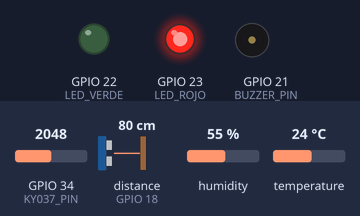
A sketch run on a simulated ESP32. On the bench: output pins drawn as LEDs (lit = HIGH), buzzer (waves = sounding). Wiring (inferred from the names in the program): ultrasonic range finder: trigger GPIO 5; echo GPIO 18. The inputs (shaded band) are chosen by the test bench; at power-on: distance to the obstacle (sensor on GPIO 18) 80 cm, GPIO 34 (KY037_PIN) = 2048, humidity 55 %, temperature 24 °C. The echo pulse lasts 58.3 µs per cm; WiFi joins after 1.5 s; servers stay silent unless stated; the local clock reads 2024-03-15 10:24:30 at power-on unless the sketch sets it; pins used as bus, display or sensor lines are not drawn; what the sketch prints to the serial monitor is not drawn.

Above: at 2.7 s.
2.8 s: distance to the obstacle (sensor on GPIO 18) set to 119 cm
6.3 s: distance to the obstacle (sensor on GPIO 18) set to 125 cm
At 8.0 s:
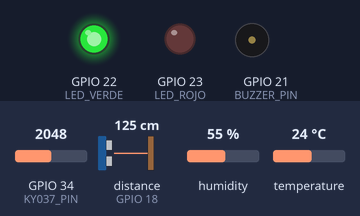
8.3 s: GPIO 34 (KY037_PIN) set to 3451
9.8 s: GPIO 34 (KY037_PIN) set to 3528
At 10.4 s:
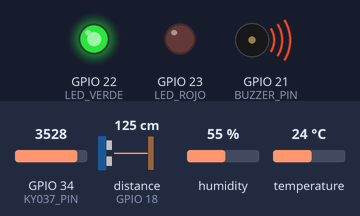
14.5 s: GPIO 34 (KY037_PIN) set to 3460
At 15.1 s:
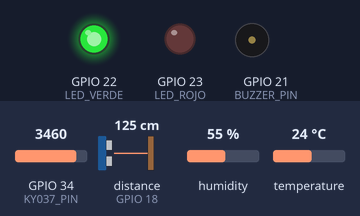
16.0 s: distance to the obstacle (sensor on GPIO 18) set to 9 cm
At 16.63 s:
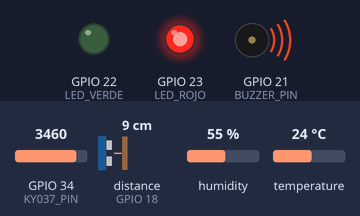
Timing chart, 0 to 19.6 s (numbered marks = the images above; inputs shaded):
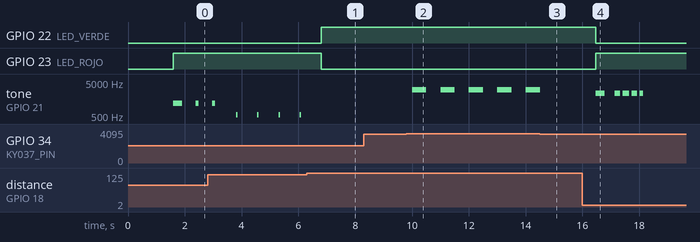

The sketch:

ESP32_definitivo.ino
```cpp
// ======================================================================
// VERSIÓN HÍBRIDA (CON ALARMA DE PROXIMIDAD PROPORCIONAL)
// ======================================================================

// --- LIBRERÍAS ---
#include <WiFi.h>
#include <Firebase_ESP_Client.h>
#include "addons/TokenHelper.h"
#include "addons/RTDBHelper.h"
#include "DHT.h"
#include <time.h>
#include <algorithm>

// ==================================================
// 1. CONFIGURACIÓN DE RED Y FIREBASE
// ==================================================
// !! USA TUS CREDENCIALES ACTUALES !!
const char* WIFI_SSID = "INFINITUM2CB5";
const char* WIFI_PASSWORD = "X7e4upMA4Y";
const char* API_KEY = "AIzaSyA7kOahrIAr_XImPq05EhbJ7CZSPATIZUs";
const char* DATABASE_URL = "https://parking-iot-a0b8e-default-rtdb.firebaseio.com/";

const char* FB_PATH_STATUS = "/parking_status";
const char* FB_PATH_LOGS = "/parking_logs";

const char* NTP_SERVER = "pool.ntp.org";
const long GMT_OFFSET_SEC = -21600; // -6 horas (CST)
const int DAYLIGHT_OFFSET_SEC = 0;

// ==================================================
// 2. PINES Y SENSORES
// ==================================================
#define DHTPIN 4
#define DHTTYPE DHT22
#define TRIG_PIN 5
#define ECHO_PIN 18
#define KY037_PIN 34
#define BUZZER_PIN 21 // Pin del buzzer pasivo
#define LED_VERDE 22  // Pin LED verde
#define LED_ROJO 23   // Pin LED rojo

DHT dht(DHTPIN, DHTTYPE);

// ==================================================
// 3. UMBRALES Y TEMPORIZADORES
// ==================================================
const unsigned long SENSOR_READ_INTERVAL = 500;
const unsigned long FIREBASE_SEND_INTERVAL = 15000;
const unsigned long WIFI_RECONNECT_INTERVAL = 20000;

// --- ¡CAMBIO SOLICITADO! ---
const float DIST_OCUPADO = 30.0; // <<-- Ocupado se detecta a 30cm o menos
const float DIST_LIBRE = 120.0; // A partir de aquí empieza la "Aproximacion"
const int RUIDO_UMBRAL = 3500; // Umbral para alarma de claxon

// ==================================================
// 4. OBJETOS Y VARIABLES GLOBALES
// ==================================================
FirebaseData fbdo;
FirebaseAuth auth;
FirebaseConfig config;

unsigned long lastSensorRead = 0;
unsigned long lastFirebaseSend = 0;
unsigned long lastWifiCheck = 0;

float distancia_cm = -1.0;
float distanciaAnterior_cm = -1.0;
float temperatura_c = -100.0;
float humedad_pct = -1.0;
int nivel_sonido = 0;
String estadoActual = "Inicializando";
String estadoAnterior = "";

// --- NUEVAS VARIABLES PARA MANEJO DE ALARMAS ---
bool alarmaRuidoActiva = false;
unsigned long alarmaRuidoTimestamp = 0;
const unsigned long ALARMA_RUIDO_DURACION = 500; // 500ms

// ==================================================
// 5. SETUP INICIAL
// ==================================================
void setup() {
    Serial.begin(115200);
    Serial.println("\n\n--- INICIANDO SISTEMA (CON ALARMA DE PROXIMIDAD) ---");

    pinMode(TRIG_PIN, OUTPUT);
    pinMode(ECHO_PIN, INPUT);
    pinMode(KY037_PIN, INPUT);
    pinMode(BUZZER_PIN, OUTPUT);
    pinMode(LED_VERDE, OUTPUT);
    pinMode(LED_ROJO, OUTPUT);

    dht.begin();

    iniciarWiFi();
    configTime(GMT_OFFSET_SEC, DAYLIGHT_OFFSET_SEC, NTP_SERVER);
    iniciarFirebase();

    Serial.println("-------------------------------------------");
    Serial.println("🚀 Sistema listo para operar. Iniciando loop...");
    Serial.println("-------------------------------------------");
}

// ==================================================
// 6. BUCLE PRINCIPAL (NO BLOQUEANTE)
// ==================================================
void loop() {
    unsigned long now = millis();

    // Tarea 1: Asegurar WiFi
    if (now - lastWifiCheck > WIFI_RECONNECT_INTERVAL) {
        lastWifiCheck = now;
        if (WiFi.status() != WL_CONNECTED) {
            Serial.println("🔌 WiFi desconectado. Intentando reconectar...");
            WiFi.reconnect();
        }
    }

    // Tarea 2: Leer Sensores y Lógica de Estado (cada 500ms)
    if (now - lastSensorRead >= SENSOR_READ_INTERVAL) {
        lastSensorRead = now;

        estadoAnterior = estadoActual;
        distanciaAnterior_cm = distancia_cm;

        leerSensores(); // Actualiza distancia_cm, nivel_sonido, etc.

        estadoActual = decidirEstado(distancia_cm);

        // --- ¡¡LÍNEA CORREGIDA!! ---
        // Ahora incluye la humedad "Hum: %.1f%%"
        Serial.printf("📏 Dist: %.1f cm | 🌡 Temp: %.1f°C | 💧 Hum: %.1f%% | 🎤 Sonido: %d | 🅿 Estado: %s\n",
                      distancia_cm, temperatura_c, humedad_pct, nivel_sonido, estadoActual.c_str());

        // Esta función ahora solo maneja LEDs y DISPARA la alarma de ruido
        manejarHardwareFijo(estadoActual, nivel_sonido);
    }

    // --- ¡NUEVA TAREA 3! ---
    // Tarea 3: Manejar Buzzer (se ejecuta en CADA loop para ser fluido)
    // Esta función maneja AMBAS alarmas: la de prioridad (ruido) y la de proximidad
    manejarBuzzer(estadoActual, distancia_cm);


    // Tarea 4: Enviar a Firebase
    bool estadoCambiado = (estadoActual != estadoAnterior && estadoActual != "Inicializando");
    bool tiempoDeEnvio = (now - lastFirebaseSend >= FIREBASE_SEND_INTERVAL);

    if ((estadoCambiado || tiempoDeEnvio) && Firebase.ready() && WiFi.status() == WL_CONNECTED) {
        lastFirebaseSend = now;
        enviarAFirebase(estadoCambiado);
    }
}

// ==================================================
// 7. FUNCIONES AUXILIARES (FUSIONADAS)
// ==================================================

void iniciarWiFi() {
    WiFi.begin(WIFI_SSID, WIFI_PASSWORD);
    Serial.print("🔌 Conectando a WiFi");
    int intentos = 0;
    while (WiFi.status() != WL_CONNECTED && intentos < 30) {
        delay(500);
        Serial.print(".");
        intentos++;
    }
    if (WiFi.status() != WL_CONNECTED) {
        Serial.println("\n❌ FATAL: No se pudo conectar a WiFi. Reiniciando...");
        delay(1000); ESP.restart();
    }
    Serial.println("\n✅ WiFi Conectado: " + WiFi.localIP().toString());
}

void iniciarFirebase() {
    config.api_key = API_KEY;
    config.database_url = DATABASE_URL;
    Firebase.reconnectWiFi(true);
    Firebase.begin(&config, &auth);
    Serial.println("🔥 Conexión con Firebase configurada.");
}

void leerSensores() {
    float temp_val = dht.readTemperature();
    float hum_val = dht.readHumidity();
    if (!isnan(temp_val)) temperatura_c = temp_val;
    if (!isnan(hum_val)) humedad_pct = hum_val;

    float dist_filtrada = leerDistanciaFiltrada_Promedio();
    if (dist_filtrada != -1.0) {
        distancia_cm = dist_filtrada;
    } else {
        distancia_cm = distanciaAnterior_cm;
    }

    nivel_sonido = analogRead(KY037_PIN);
}

float leerDistanciaFiltrada_Promedio() {
    const int N = 5;
    const int MIN_VALID = 5;
    const int MAX_VALID = 300;
    int valid = 0;
    long suma = 0;

    for (int i = 0; i < N; i++) {
        digitalWrite(TRIG_PIN, LOW); delayMicroseconds(2);
        digitalWrite(TRIG_PIN, HIGH); delayMicroseconds(10);
        digitalWrite(TRIG_PIN, LOW);

        long duracion = pulseIn(ECHO_PIN, HIGH, 25000);
        int d = duracion * 0.034 / 2;

        if (d >= MIN_VALID && d <= MAX_VALID) {
            suma += d;
            valid++;
        }
        delay(10);
    }

    if (valid == 0) return -1.0;
    return (float)suma / valid;
}
// --- (Fin de las funciones sin cambios) ---


// --- ¡FUNCIÓN MODIFICADA! ---
// Esta lógica ahora usa DIST_OCUPADO = 30cm
String decidirEstado(float dist) {
    static int contadorEstable = 0;
    String estado;

    if (dist >= 400 || dist <= 0) {
        dist = distanciaAnterior_cm;
    }

    // Rango 1: Libre (dist > 120)
    if (dist > DIST_LIBRE) {
        estado = "Libre";
        contadorEstable = 0;
    // Rango 2: Aproximación (30 < dist <= 120)
    } else if (dist > DIST_OCUPADO && dist <= DIST_LIBRE) {
        estado = "Aproximacion";
        contadorEstable = 0;
    // Rango 3: Ocupado/Maniobra (dist <= 30)
    } else {
        if (abs(dist - distanciaAnterior_cm) <= 3.0) {
            contadorEstable++;
        } else {
            contadorEstable = 0;
        }

        if (contadorEstable >= 3) {
            estado = "Ocupado";
        } else {
            estado = "Maniobra";
        }
    }
    return estado;
}


// --- ¡FUNCIÓN MODIFICADA! ---
// Esta función ahora solo maneja LEDs y DISPARA la alarma de ruido
void manejarHardwareFijo(const String& estado, int ruido) {
    // 1. Control de LEDs (Pines 22 y 23)
    if (estado == "Libre") {
        digitalWrite(LED_VERDE, HIGH);
        digitalWrite(LED_ROJO, LOW);
    } else {
        digitalWrite(LED_VERDE, LOW);
        digitalWrite(LED_ROJO, HIGH);
    }

    // 2. DISPARADOR de Alarma de Ruido
    if (ruido > RUIDO_UMBRAL && !alarmaRuidoActiva) {
        // Si hay ruido fuerte Y la alarma no está ya sonando
        alarmaRuidoActiva = true;
        alarmaRuidoTimestamp = millis();
    }
}

// --- ¡NUEVA FUNCIÓN DE BUZZER! ---
// Se ejecuta en cada loop para gestionar las alarmas de forma no bloqueante
void manejarBuzzer(const String& estado, float dist) {
    static unsigned long lastBeepTime = 0; // Temporizador para el ciclo de beep
    static bool isBuzzerOn = false;     // Estado actual del buzzer
    unsigned long now = millis();

    // --- SECCIÓN 1: Alarma de Ruido (Prioridad Alta) ---
    if (alarmaRuidoActiva) {
        if (now - alarmaRuidoTimestamp > ALARMA_RUIDO_DURACION) {
            // Fin de la alarma de ruido
            alarmaRuidoActiva = false;
            noTone(BUZZER_PIN);
            isBuzzerOn = false;
        } else {
            // Mantener la alarma de ruido sonando
            if (!isBuzzerOn) { // Llama a tone() solo una vez
               tone(BUZZER_PIN, 3000); // Tono agudo de claxon
               isBuzzerOn = true;
            }
        }
        return; // IMPORTANTE: No ejecutar la lógica de proximidad si la alarma de ruido está activa
    }

    // --- SECCIÓN 2: Alarma de Proximidad ---
    // Solo suena si nos estamos acercando ("Aproximacion") o maniobrando ("Maniobra")
    if (estado != "Aproximacion" && estado != "Maniobra") {
        if (isBuzzerOn) { // Si estaba sonando por proximidad, apágalo
            noTone(BUZZER_PIN);
            isBuzzerOn = false;
        }
        return; // No hacer nada si está "Libre" u "Ocupado"
    }

    // Lógica de proximidad (mapeo inverso)
    // Limita la distancia al rango de 0 a DIST_LIBRE
    float dist_constrain = constrain(dist, 0, DIST_LIBRE);

    // Intervalo de silencio: más corto cuanto más cerca (de 700ms a 50ms)
    long intervalo_silencio = map(dist_constrain, DIST_LIBRE, 0, 700, 50);
    // Duración del beep: más largo cuanto más cerca (de 50ms a 200ms)
    long duracion_beep = map(dist_constrain, DIST_LIBRE, 0, 50, 200);
    // Frecuencia (tono): más agudo cuanto más cerca (de 500Hz a 2500Hz)
    long freq = map(dist_constrain, DIST_LIBRE, 0, 500, 2500);

    if (isBuzzerOn) {
        // El buzzer está SONANDO. ¿Debería apagarse?
        if (now - lastBeepTime > duracion_beep) {
            noTone(BUZZER_PIN);
            isBuzzerOn = false;
            lastBeepTime = now; // Reinicia timer para el silencio
        }
    } else {
        // El buzzer está APAGADO. ¿Debería sonar?
        if (now - lastBeepTime > intervalo_silencio) {
            tone(BUZZER_PIN, freq); // ¡Sin duración! Lo controlamos manualmente
            isBuzzerOn = true;
            lastBeepTime = now; // Reinicia timer para la duración
        }
    }
}


// --- (getTimestampLocal y enviarAFirebase) ---
// --- (Funciones limpiadas de caracteres invisibles) ---
String getTimestampLocal() {
    struct tm timeinfo;
    if (!getLocalTime(&timeinfo)) {
        return "N/A";
    }
    char buf[30];
    strftime(buf, sizeof(buf), "%Y-%m-%d %H:%M:%S", &timeinfo);
    return String(buf);
}

void enviarAFirebase(bool enviarLog) {
    FirebaseJson json;
    String ts_local = getTimestampLocal();

    json.set("timestamp", ts_local);
    json.set("estado", estadoActual);
    json.set("distancia_cm", String(distancia_cm, 1));
    json.set("temperatura_c", String(temperatura_c, 1));
    json.set("humedad_pct", String(humedad_pct, 1));
    json.set("nivel_sonido", nivel_sonido);

    Serial.println("📤 Enviando datos a Firebase...");

    if (Firebase.RTDB.setJSON(&fbdo, FB_PATH_STATUS, &json)) {
        Serial.println("✅ Estado actual actualizado.");
    } else {
        Serial.println("❌ Error al enviar estado: " + fbdo.errorReason());
    }

    if (enviarLog) {
        String pathHist = String(FB_PATH_LOGS) + "/" + ts_local;

        if (Firebase.RTDB.setJSON(&fbdo, pathHist.c_str(), &json)) {
            Serial.println("🗃 ¡Cambio de estado! Log guardado en: " + pathHist);
        } else {
            Serial.println("❌ Error al enviar log: " + fbdo.errorReason());
        }
    }
}
```

Measured:
- the behaviour switches between 122 and 123 cm on distance to the obstacle (sensor on GPIO 18) (found by bisection; images 0 and 1)
- the behaviour switches between 3500 and 3501 on GPIO 34 (KY037_PIN) (found by bisection; images 1 and 2)
- after the input at 6.3 s, GPIO 22 (LED_VERDE): LOW → HIGH after 0.50 s; GPIO 23 (LED_ROJO): HIGH → LOW after 0.50 s; tone on GPIO 21 (BUZZER_PIN): stops changing and stays silent
- after the input at 8.3 s, every drawn part: stays the same
- after the input at 9.8 s, tone on GPIO 21 (BUZZER_PIN): alternates 3000 Hz for 0.50 s and silent for 0.50 s, starting after 0.20 s
- after the input at 14.5 s, tone on GPIO 21 (BUZZER_PIN): goes on until 14.5 s, then stays silent
- after the input at 16.0 s, GPIO 22 (LED_VERDE): HIGH → LOW after 0.48 s; GPIO 23 (LED_ROJO): LOW → HIGH after 0.48 s; tone on GPIO 21 (BUZZER_PIN): goes 2366 Hz 0.30 s, silent 0.36 s, 3 × (2366 Hz 0.19 s, silent 0.10 s), 2366 Hz 0.12 s, then silent, starting after 0.48 s
- by itself, tone on GPIO 21 (BUZZER_PIN): repeats every 0.79 s: silent 0.74 s, 550 Hz 0.05 s
